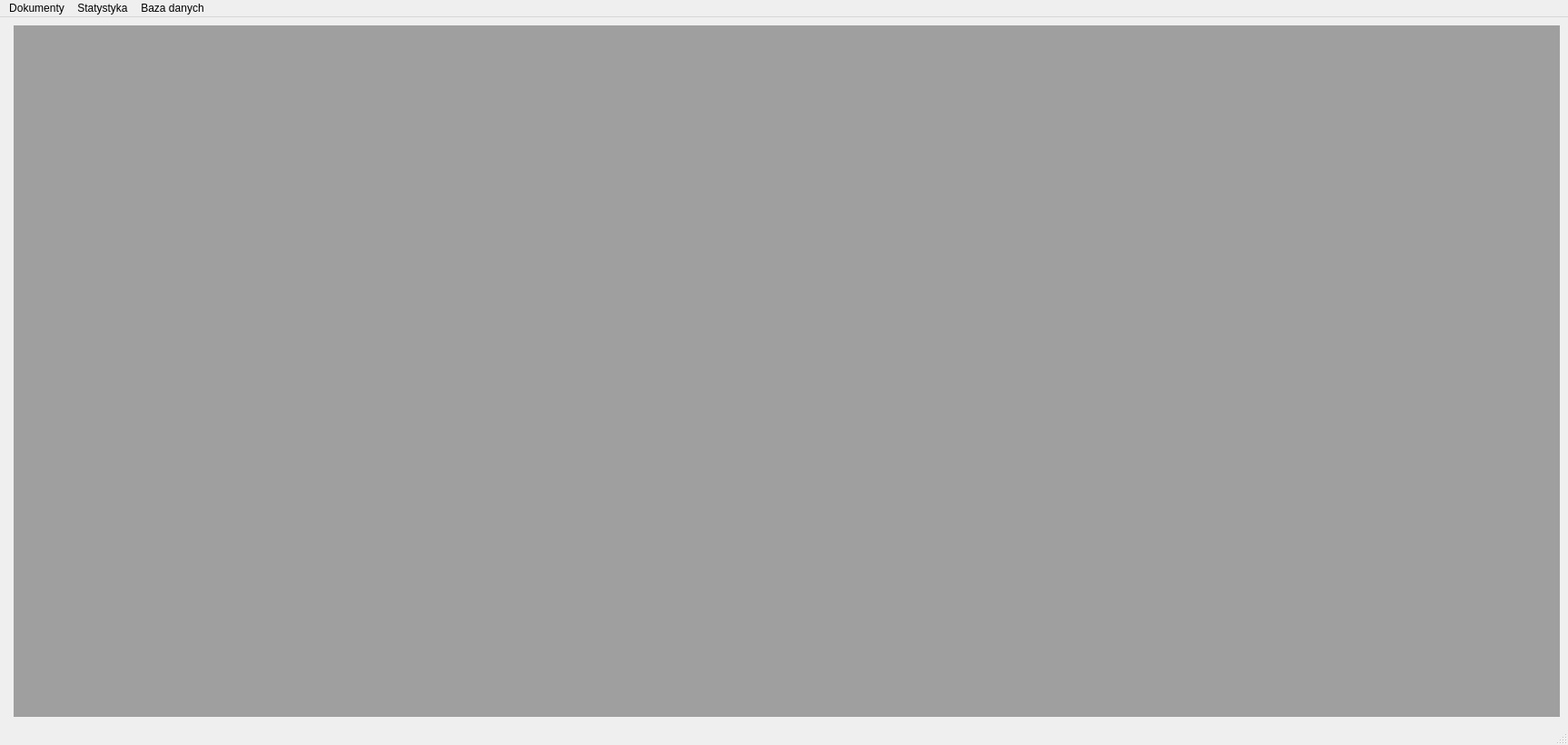
<?xml version="1.0" encoding="UTF-8"?>
<ui version="4.0">
 <class>ECDS_form</class>
 <widget class="QMainWindow" name="ECDS_form">
  <property name="geometry">
   <rect>
    <x>0</x>
    <y>0</y>
    <width>1727</width>
    <height>821</height>
   </rect>
  </property>
  <property name="sizePolicy">
   <sizepolicy hsizetype="Preferred" vsizetype="Preferred">
    <horstretch>0</horstretch>
    <verstretch>0</verstretch>
   </sizepolicy>
  </property>
  <property name="windowTitle">
   <string>Electronic Documents Management System</string>
  </property>
  <widget class="QWidget" name="centralwidget">
   <layout class="QFormLayout" name="formLayout">
    <item row="0" column="1">
     <widget class="QMdiArea" name="mdiArea">
      <property name="enabled">
       <bool>true</bool>
      </property>
      <widget class="QWidget" name="subwindow">
       <property name="enabled">
        <bool>false</bool>
       </property>
       <property name="windowTitle">
        <string>Podokno</string>
       </property>
       <widget class="QTableWidget" name="tableWidget">
        <property name="enabled">
         <bool>false</bool>
        </property>
        <property name="geometry">
         <rect>
          <x>-4</x>
          <y>0</y>
          <width>551</width>
          <height>111</height>
         </rect>
        </property>
        <property name="rowCount">
         <number>2</number>
        </property>
        <property name="columnCount">
         <number>10</number>
        </property>
        <row/>
        <row/>
        <column>
         <property name="text">
          <string>IDpracownika</string>
         </property>
        </column>
        <column>
         <property name="text">
          <string>Imie</string>
         </property>
        </column>
        <column>
         <property name="text">
          <string>Nazwisko</string>
         </property>
        </column>
        <column>
         <property name="text">
          <string>DataUrodzenia</string>
         </property>
        </column>
        <column>
         <property name="text">
          <string>su</string>
         </property>
        </column>
        <column/>
        <column/>
        <column/>
        <column/>
        <column/>
       </widget>
      </widget>
      <widget class="QWidget" name="pokazDokumenty_subwindow">
       <property name="windowTitle">
        <string>Podokno</string>
       </property>
       <widget class="QTableWidget" name="pokazDokumenty_tablewidget">
        <property name="enabled">
         <bool>false</bool>
        </property>
        <property name="geometry">
         <rect>
          <x>5</x>
          <y>1</y>
          <width>551</width>
          <height>321</height>
         </rect>
        </property>
        <property name="rowCount">
         <number>2</number>
        </property>
        <row/>
        <row/>
        <column>
         <property name="text">
          <string>IDdokumentu</string>
         </property>
        </column>
        <column>
         <property name="text">
          <string>IDpracownika</string>
         </property>
        </column>
        <column>
         <property name="text">
          <string>TypDokumentu</string>
         </property>
        </column>
       </widget>
      </widget>
      <widget class="QWidget" name="pokazDaneLogowania_subwindow">
       <property name="windowTitle">
        <string>Podokno</string>
       </property>
       <widget class="QTableWidget" name="pokazDaneLogowania_tableWidget">
        <property name="enabled">
         <bool>false</bool>
        </property>
        <property name="geometry">
         <rect>
          <x>10</x>
          <y>10</y>
          <width>321</width>
          <height>91</height>
         </rect>
        </property>
        <property name="rowCount">
         <number>2</number>
        </property>
        <property name="columnCount">
         <number>3</number>
        </property>
        <row/>
        <row/>
        <column>
         <property name="text">
          <string>IDpracownika</string>
         </property>
        </column>
        <column>
         <property name="text">
          <string>Login</string>
         </property>
        </column>
        <column>
         <property name="text">
          <string>Haslo</string>
         </property>
        </column>
       </widget>
      </widget>
      <widget class="QWidget" name="dodajPracownika_subwindow">
       <property name="windowTitle">
        <string>Podokno</string>
       </property>
       <layout class="QFormLayout" name="formLayout_2">
        <item row="0" column="0" colspan="2">
         <widget class="QLabel" name="dodajPracownika_label">
          <property name="font">
           <font>
            <family>Calibri</family>
            <pointsize>18</pointsize>
            <weight>75</weight>
            <bold>true</bold>
           </font>
          </property>
          <property name="layoutDirection">
           <enum>Qt::LeftToRight</enum>
          </property>
          <property name="text">
           <string>Dodaj pracownika</string>
          </property>
          <property name="alignment">
           <set>Qt::AlignCenter</set>
          </property>
         </widget>
        </item>
        <item row="1" column="0">
         <widget class="QLabel" name="imiePracownika_label">
          <property name="text">
           <string>Podaj imie pracownika</string>
          </property>
         </widget>
        </item>
        <item row="1" column="1">
         <widget class="QLineEdit" name="imiePracownika_lineEdit"/>
        </item>
        <item row="2" column="0">
         <widget class="QLabel" name="nazwiskoPracownika_label">
          <property name="text">
           <string>Podaj nazwisko pracownika</string>
          </property>
         </widget>
        </item>
        <item row="2" column="1">
         <widget class="QLineEdit" name="nazwiskoPracownika_lineEdit"/>
        </item>
        <item row="3" column="0">
         <widget class="QLabel" name="dataUrodzenia_label">
          <property name="text">
           <string>Podaj date urodzenia pracownika</string>
          </property>
         </widget>
        </item>
        <item row="4" column="0">
         <widget class="QLabel" name="loginPracownika_label">
          <property name="text">
           <string>Podaj nowy login dla pracownika</string>
          </property>
         </widget>
        </item>
        <item row="4" column="1">
         <widget class="QLineEdit" name="loginPracownika_lineEdit"/>
        </item>
        <item row="5" column="0">
         <widget class="QLabel" name="hasloPracownik_label">
          <property name="text">
           <string>Podaj nowe haslo dla pracownika</string>
          </property>
         </widget>
        </item>
        <item row="5" column="1">
         <widget class="QLineEdit" name="hasloPracownika_lineEdit"/>
        </item>
        <item row="6" column="0">
         <widget class="QLabel" name="uprawnieniaSU_label">
          <property name="text">
           <string>Czy pracownik ma uprawnienia su?</string>
          </property>
         </widget>
        </item>
        <item row="6" column="1">
         <widget class="QCheckBox" name="uprawnieniaSU_checkBox">
          <property name="text">
           <string>CheckBox</string>
          </property>
         </widget>
        </item>
        <item row="3" column="1">
         <widget class="QDateEdit" name="dataUrodzenia_dateEdit"/>
        </item>
        <item row="7" column="1">
         <widget class="QDialogButtonBox" name="buttonBox">
          <property name="standardButtons">
           <set>QDialogButtonBox::Cancel|QDialogButtonBox::Ok</set>
          </property>
         </widget>
        </item>
       </layout>
      </widget>
     </widget>
    </item>
   </layout>
  </widget>
  <widget class="QMenuBar" name="menubar">
   <property name="geometry">
    <rect>
     <x>0</x>
     <y>0</y>
     <width>1727</width>
     <height>21</height>
    </rect>
   </property>
   <widget class="QMenu" name="menuDokumenty">
    <property name="title">
     <string>Dokumenty</string>
    </property>
    <widget class="QMenu" name="stworz_menu">
     <property name="title">
      <string>Stworz</string>
     </property>
     <addaction name="automatycznie_action"/>
     <addaction name="recznie_action"/>
     <addaction name="odrecznie_action"/>
    </widget>
    <addaction name="stworz_menu"/>
    <addaction name="otworz_action"/>
    <addaction name="wyslij_action"/>
   </widget>
   <widget class="QMenu" name="menuStatystyka">
    <property name="title">
     <string>Statystyka</string>
    </property>
    <addaction name="otworzOkno_action"/>
   </widget>
   <widget class="QMenu" name="menuBaza_danych">
    <property name="title">
     <string>Baza danych</string>
    </property>
    <addaction name="pokazPracownikow_action"/>
    <addaction name="pokazDokumenty_action"/>
    <addaction name="separator"/>
    <addaction name="dodajPracownika_action"/>
    <addaction name="pokazDaneLogowania_action"/>
    <addaction name="pokazTabele_action"/>
    <addaction name="usunPracownika_action"/>
   </widget>
   <addaction name="menuDokumenty"/>
   <addaction name="menuStatystyka"/>
   <addaction name="menuBaza_danych"/>
  </widget>
  <widget class="QStatusBar" name="statusbar"/>
  <action name="otworz_action">
   <property name="text">
    <string>Otworz</string>
   </property>
  </action>
  <action name="otworzOkno_action">
   <property name="text">
    <string>Otworz okno</string>
   </property>
  </action>
  <action name="pokazPracownikow_action">
   <property name="text">
    <string>Pokaz pracownikow</string>
   </property>
   <property name="visible">
    <bool>true</bool>
   </property>
  </action>
  <action name="wyslij_action">
   <property name="text">
    <string>Wyslij</string>
   </property>
  </action>
  <action name="pokazDokumenty_action">
   <property name="text">
    <string>Pokaż dokumenty</string>
   </property>
  </action>
  <action name="dodajPracownika_action">
   <property name="text">
    <string>Dodaj pracownika</string>
   </property>
  </action>
  <action name="pokazDaneLogowania_action">
   <property name="text">
    <string>Pokaz dane logowania</string>
   </property>
  </action>
  <action name="pokazTabele_action">
   <property name="text">
    <string>Pokaz tabele</string>
   </property>
  </action>
  <action name="usunPracownika_action">
   <property name="text">
    <string>Usun pracownika</string>
   </property>
  </action>
  <action name="automatycznie_action">
   <property name="text">
    <string>Automatycznie</string>
   </property>
  </action>
  <action name="recznie_action">
   <property name="text">
    <string>Recznie</string>
   </property>
  </action>
  <action name="odrecznie_action">
   <property name="text">
    <string>Odrecznie</string>
   </property>
  </action>
 </widget>
 <resources/>
 <connections/>
</ui>
